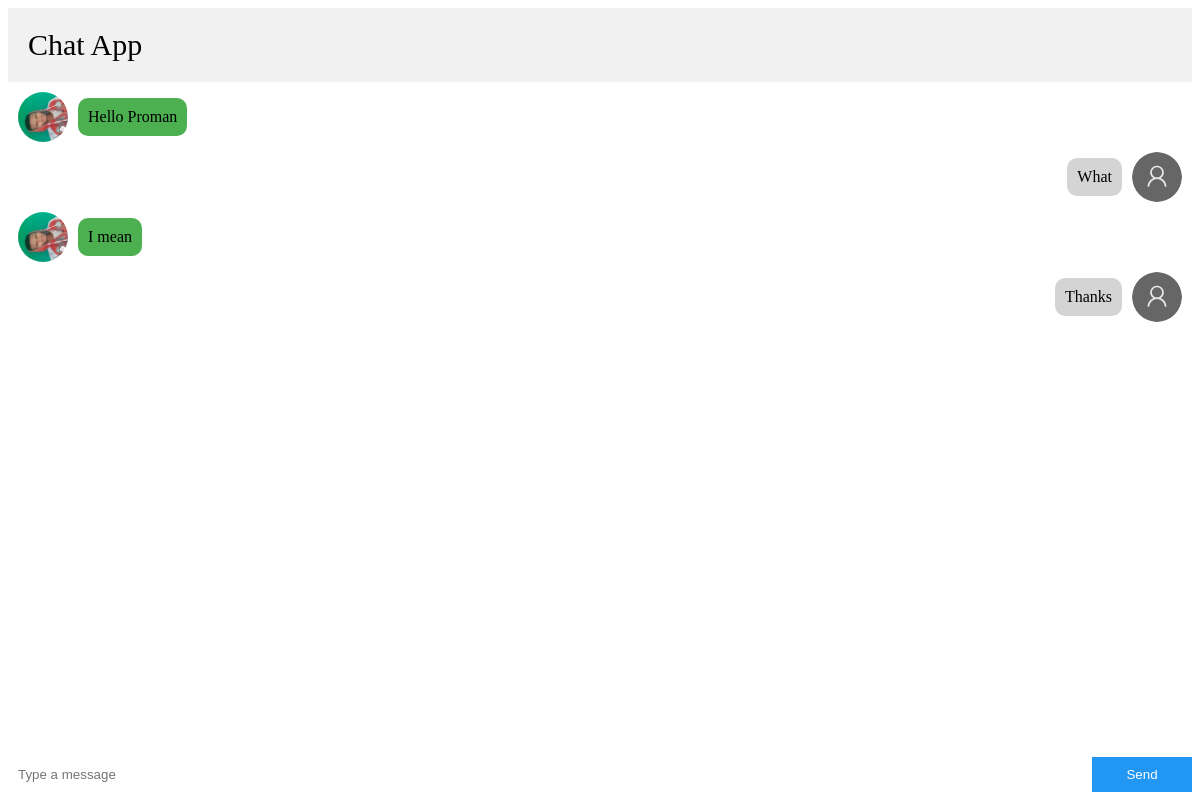
The app's page /chat/chatroom/2/ (signed in), older data.
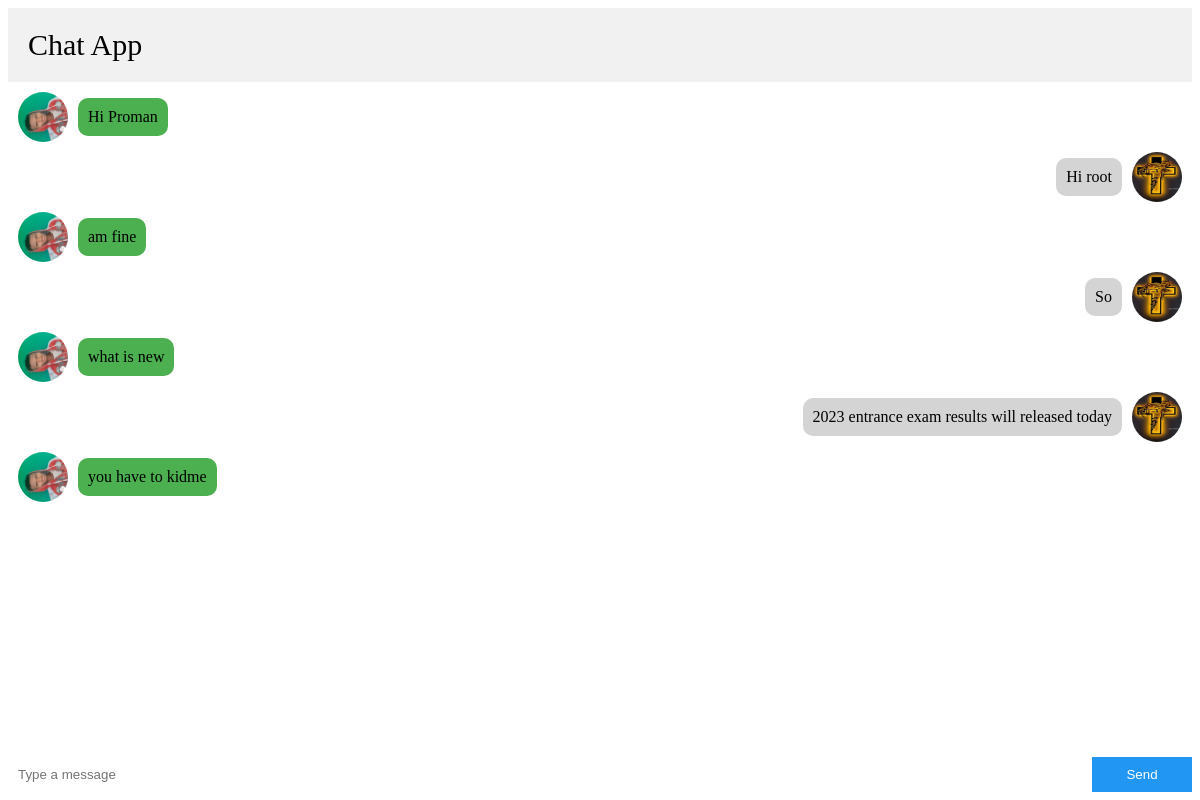
The same page, newer data.
### chat/models.py (models this page shows)
class ChatModel(models.Model):
    sender = models.ForeignKey(UserProfile,on_delete=models.CASCADE)
    message = models.CharField(max_length=500)
    time = models.DateTimeField(auto_now_add=True)
    receiver = models.ForeignKey(
        UserProfile,on_delete=models.CASCADE,
        related_name='message_receiver'
    )
    def __str__(self):
        name = self.sender.name+"&"+self.receiver.name
        return name
    class Meta:
        get_latest_by = 'time'

### user_profile/models.py (models this page shows, shortened)
class UserProfile(models.Model):
    user = models.OneToOneField(User,on_delete=models.CASCADE)
    name = models.CharField(max_length=50,help_text="Profile Username")
    bio = models.TextField(max_length=100,default="write your bio",blank=True)
    image = models.ImageField(default="default.png",
                              upload_to="profile_img")

### chat/views.py (the view)
# urls.py: path("chatroom/<int:receiver_id>/",views.ChatRoom.as_view(),name="chatroom"),
class ChatRoom(LoginRequiredMixin, TemplateView):
    login_url = reverse_lazy('login')
    template_name = 'chat/chatroom.html'
    def get_context_data(self,*args,**kwargs):
        context = super().get_context_data(*args,**kwargs)
        receiver_id = self.kwargs.get('receiver_id')
        sprofile = UserProfile.objects.get(user=self.request.user)
        rprofile = UserProfile.objects.get(id=receiver_id)
        context['sprofile'] = sprofile
        context['rprofile'] = rprofile
        sender_chat = ChatModel.objects.filter(
            sender=sprofile,receiver=rprofile
        )
        receiver_chat = ChatModel.objects.filter(
            sender=rprofile,receiver=sprofile
        )
        all_chat = sender_chat.union(receiver_chat).order_by('time')
        print(all_chat)
        context['roomname'] = receiver_id
        context['all_chat'] = all_chat
        return context

### templates/chat/chatroom.html (shortened to what this page needs)
{%load static%}
<html>
<head>
    <link rel="stylesheet" type="text/css" href="{%static 'chat/chatroom.css'%}">
    </head>
<body>
<div class="chat-container">
<div class="chat-header">
Chat App
</div>
<div class="chat-content" id="chat-content">
{%for obj in all_chat%}
{%if obj.sender == rprofile%}
<div class="chat-message chat-message-left">
<img src="{{rprofile.image.url}}" alt="User1" class="chat-avatar">
<p class="chat-text chat-text-left">{{obj.message}}</p>
</div>
{%else%}
<div class="chat-message chat-message-right">
<img src="{{sprofile.image.url}}" alt="User2" class="chat-avatar">
<p class="chat-text chat-text-right">{{obj.message}}</p>
</div>
{%endif%}
{%endfor%}
</div>
<div class="chat-input">
<input type="text" placeholder="Type a message" id="chat-input-text" class="chat-input-text">
<button onclick="sendMessage()" id="chat-input-button" class="chat-input-button">Send</button>
</div>
</div>
</body>
</html>

### static/chat/chatroom.css (style rules this page uses)
* { box-sizing: border-box; }
.chat-container { display: flex; flex-direction: column; height: 100%; }
.chat-header { background-color: #f1f1f1; padding: 20px; font-size: 30px; }
.chat-content { flex: 1; overflow-y: auto; padding: 10px; }
.chat-message { display: flex; align-items: center; margin-bottom: 10px; }
.chat-message-left { flex-direction: row-reverse; }
.chat-avatar { width: 50px; height: 50px; border-radius: 50%; }
.chat-text { max-width: 80%; margin: 0 10px; padding: 10px; border-radius: 10px; }
.chat-text-left { background-color: #d4d4d4; }
.chat-text-right { background-color: #4caf50; }
.chat-input { display: flex; }
.chat-input-text { flex: 1; border: none; padding: 10px; }
.chat-input-button { width: 100px; border: none; background-color: #2196f3; color: white; }

Row changes from the older to the newer data that the page shows:
removed ChatModel: image (picture), message "Hello Proman"
removed ChatModel: image (placeholder picture), message "What"
removed ChatModel: image (picture), message "I mean"
removed ChatModel: image (placeholder picture), message "Thanks"
added ChatModel: image (picture), message "Hi Proman"
added ChatModel: image (picture), message "Hi root"
added ChatModel: image (picture), message "am fine"
added ChatModel: image (picture), message "So"
added ChatModel: image (picture), message "what is new"
added ChatModel: image (picture), message "2023 entrance exam results will released today"
added ChatModel: image (picture), message "you have to kidme"
